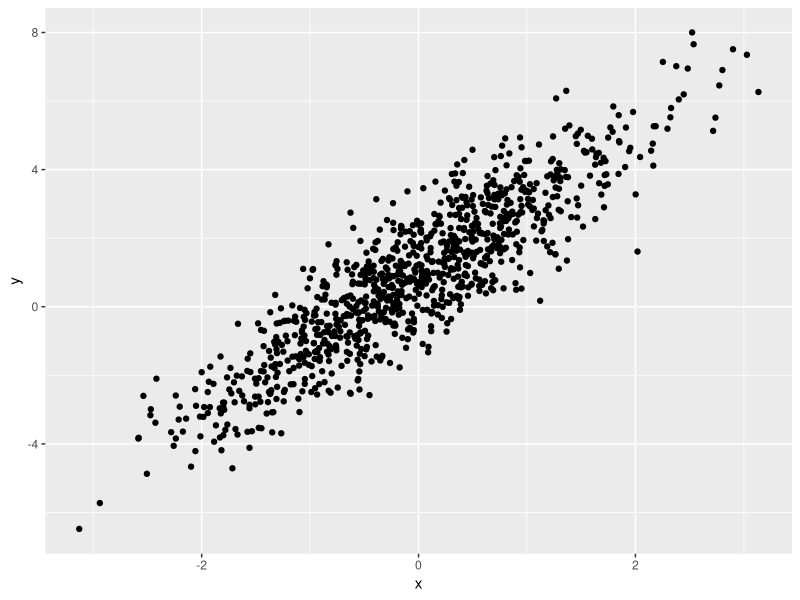
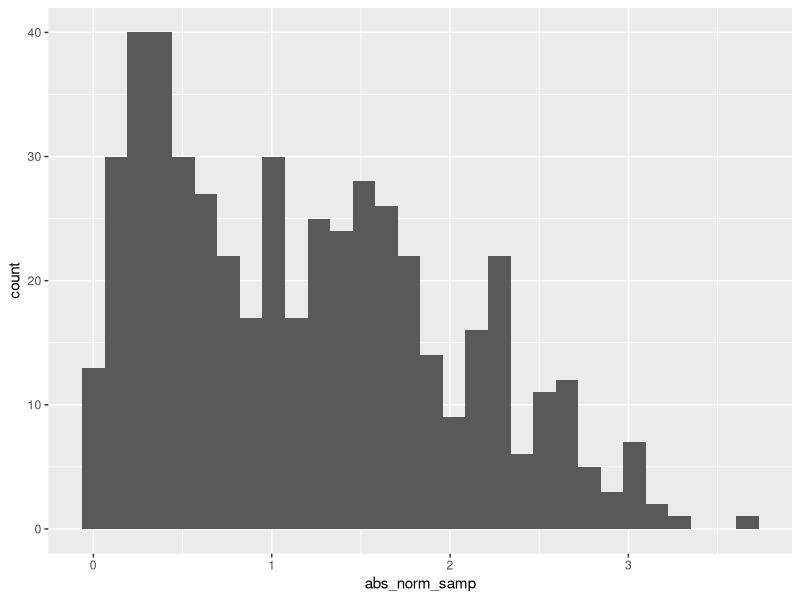

Write R code to recreate these figures, in order.
## ---- chunk 1
library(tidyverse)
## ---- chunk 2
samp = rnorm(100)
length(samp)
## ---- chunk 3
plot_df = 
  tibble(
    x = rnorm(n = 1000),
    y = 1 + 2 * x + rnorm(n = 1000)
  )

ggplot(plot_df, aes (x = x, y = y)) + geom_point()
## ---- chunk 4
learn_assess = 
  tibble(
    norm_samp = rnorm(n = 500, mean = 1),
    norm_samp_pos = norm_samp > 0,
    abs_norm_samp = abs(norm_samp)
  )

ggplot(learn_assess, aes(x=abs_norm_samp)) + geom_histogram()
